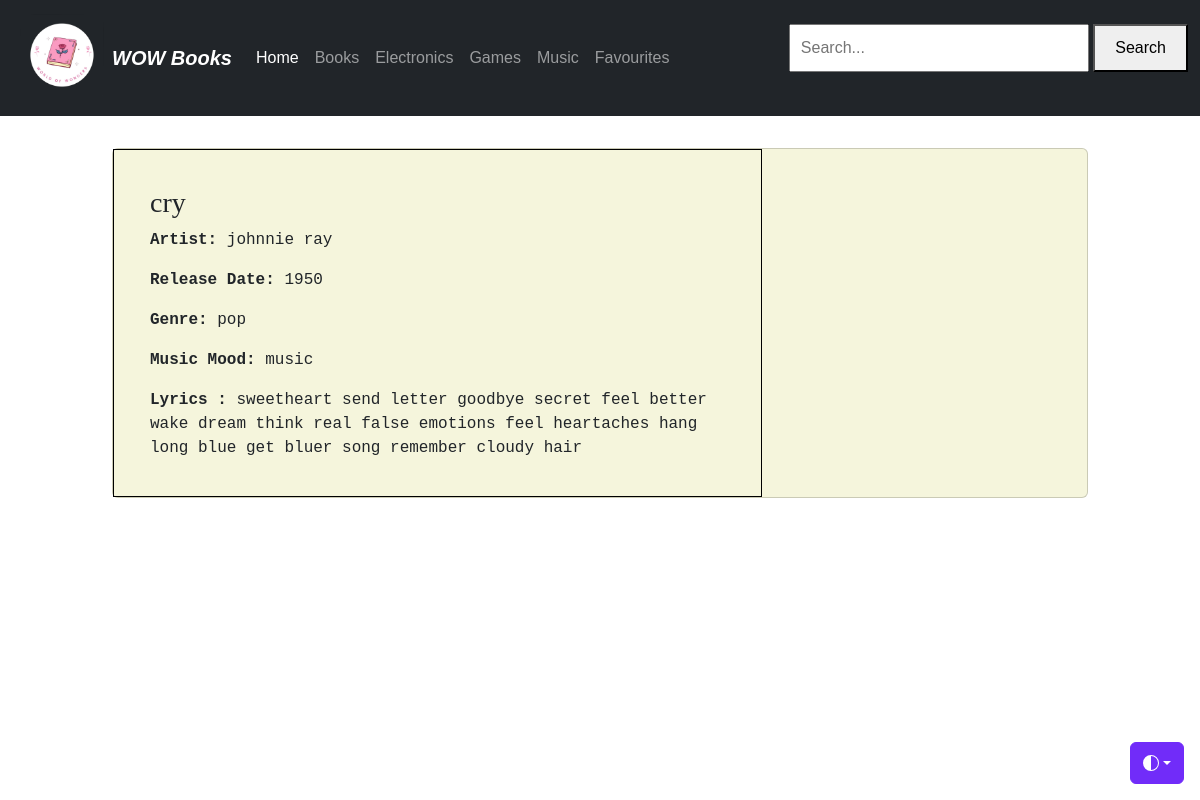
The app's page /MusicDetails.php?musicId=3 with its own data.
### tables this page shows
CREATE TABLE `wowmusic` (
  `musicId` int(11) NOT NULL,
  `artist_name` varchar(46) DEFAULT NULL,
  `track_name` varchar(163) DEFAULT NULL,
  `release_date` int(4) DEFAULT NULL,
  `genre` varchar(7) DEFAULT NULL,
  `lyrics` varchar(1714) DEFAULT NULL,
  `topic` varchar(10) DEFAULT NULL
);

### MusicDetails.php (the view, shortened to what this page needs)
<!DOCTYPE html>
<html lang="en">
<head>
	<link href="https://cdn.jsdelivr.net/npm/bootstrap@5.3.0/dist/css/bootstrap.min.css" rel="stylesheet">
	<link href="heroes.css" rel="stylesheet">
</head>
<body>
    <nav class="navbar navbar-expand-md navbar-dark fixed-top bg-dark">
  <div class="container-fluid">
  	<img src ="wow.png" width="100px">
    <a class="navbar-brand" href="#"><b><i>WOW Books</b></i></a>
    <div class="collapse navbar-collapse" id="navbarCollapse">
      <ul class="navbar-nav me-auto mb-2 mb-md-0">
        <li class="nav-item">
        <a class="nav-link active" aria-current="page" href="R-index3.php?username=<?php echo urlencode($username); ?>">Home</a>
        </li>
		<li class="nav-item">
          <a class="nav-link" href="S-Books.php?username=<?php echo urlencode($username); ?>">Books</a>
          <li class="nav-item">
          <a class="nav-link" href="R-Electronics.php?username=<?php echo urlencode($username); ?>">Electronics</a>
        <li class="nav-item">
        <a class="nav-link" href="Games.php?username=<?php echo urlencode($username); ?>">Games</a>
        </li>
		 <li class="nav-item">
          <a class="nav-link" href="Music.php?username=<?php echo urlencode($username); ?>">Music</a>
          <li class="nav-item">
          <a class="nav-link" href="R-Favourites.php?username=<?php echo urlencode($username); ?>">Favourites</a>
        </li>
      </ul>
      <div class="search-container">
        <input type="text" id="search-bar" placeholder="Search...">
        <button onclick="search()">Search</button>
    </div>
    </div>
  </div>
</nav>
<div class="dropdown position-fixed bottom-0 end-0 mb-3 me-3 bd-mode-toggle">
      <button class="btn btn-bd-primary py-2 dropdown-toggle d-flex align-items-center"
              id="bd-theme"
              type="button"
              aria-expanded="false"
              data-bs-toggle="dropdown"
              aria-label="Toggle theme (auto)">
        <svg class="bi my-1 theme-icon-active" width="1em" height="1em"><use href="#circle-half"></use></svg>
      </button>
    </div>
    <div class="container mt-5">
        <?php
        $servername = "localhost";
        $username = "root";
        $password = "";
        $dbname = "WOW";
        $conn = new mysqli($servername, $username, $password, $dbname);
        if (isset($_GET['musicId'])) {
            $musicId = $_GET['musicId'];
            $sql = "SELECT * FROM wowmusic WHERE musicId = ?";
            $stmt = $conn->prepare($sql);
            $stmt->bind_param("i", $musicId);
            $stmt->execute();
            $result = $stmt->get_result();
            if ($result->num_rows > 0) {
                $row = $result->fetch_assoc();
                echo '
                <div style="background-color: beige;" class="card mb-3">
                    <div class="row g-0">
                        <div class="col-md-8">
                          <div style="border: 1px solid black; padding: 20px;">
                            <div class="card-body">
                                <h3 style="font-family: cursive" class="card-title">'.$row["track_name"].'</h3>
                                <p class="card-text"><strong>Artist: </strong> '.$row["artist_name"].'</p>
                                <p class="card-text"><strong>Release Date: </strong> '.$row["release_date"].'</p>
                                <p class="card-text"><strong>Genre: </strong> '.$row["genre"].'</p>
                                <p class="card-text"><strong>Music Mood:</strong> '.$row["topic"].'</p>
                                <p class="card-text"><strong>Lyrics :</strong> '.$row["lyrics"].'</p>
                            </div>
                        </div>
                    </div>
                </div>';
            } else {
                echo "<p>Game details not found.</p>";
            }
        } else {
            echo "<p>No Game ID provided.</p>";
        }
        ?>
    </div>
</body>
</html>

### MusicDetails.php (style rules this page uses)
p { font-family: monospace; }
body { padding-top: 70px; }
.bi { vertical-align: -.125em; fill: currentColor; }
.btn-bd-primary { --bd-violet-bg: #712cf9; --bd-violet-rgb: 112.520718, 44.062154, 249.437846; --bs-btn-font-weight: 600; --bs-btn-color: var(--bs-white); --bs-btn-bg: var(--bd-violet-bg); --bs-btn-border-color: var(--bd-violet-bg); --bs-btn-hover-color: var(--bs-white); --bs-btn-hover-bg: #6528e0; --bs-btn-hover-border-color: #6528e0; --bs-btn-focus-shadow-rgb: var(--bd-violet-rgb); --bs-btn-active-color: var(--bs-btn-hover-color); --bs-btn-active-bg: #5a23c8; --bs-btn-active-border-color: #5a23c8; }
.bd-mode-toggle { z-index: 1500; }
body { font-family: Arial, sans-serif; margin: 0; padding: 100px; }
.search-container { margin-bottom: 20px; }
#search-bar { width: 300px; padding: 10px; font-size: 16px; }
button { padding: 10px 20px; font-size: 16px; cursor: pointer; }

### records on screen
wowmusic: track_name "cry", artist_name "johnnie ray", release_date "1950", genre "pop", topic "music", lyrics "sweetheart send letter goodbye secret feel better wake dream think real false emotions feel heartaches hang long blue get bluer song remember cloudy hair"
